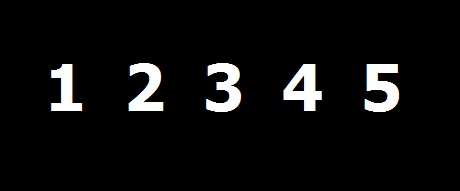
%> input picture Images/digits.jpg, 460 x 191 px
$ octave ImageProg10.m   (GNU Octave 9; MATLAB toolbox functions it lacks are replaced by stand-ins)
%> lines starting %> are read from the running program, lines starting %| are printed output that depends on the picture; in (x1, y1, x2, y2) boxes, pixels count from 0 and x2, y2 are one past the last pixel; in counts of white or black regions, pixels touching at a corner belong together; the program's own positions count from 1
clc; clear; close all
I=imread('digits.jpg');
%> I is the input picture: size 191x460x3 uint8; mean R, G, B 13.7, 13.7, 13.7
figure, imshow(I);
Ibw=im2bw(I);
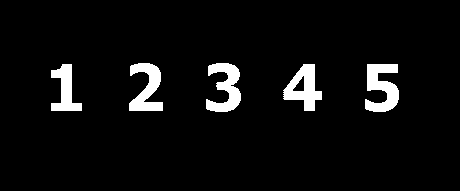
%> Ibw: size 191x460 logical; 5.3% white; 5 white regions, box (x1, y1, x2, y2) and area: (365, 64, 399, 112) 1051, (206, 63, 241, 112) 971, (283, 64, 322, 111) 958, (129, 63, 163, 111) 931, (51, 64, 82, 111) 760
R=regionprops(Ibw,'Centroid');
%> R = 5 regions; Centroid: [65.9 90.6], [147.3 89], [226.2 88.2], [304.7 88.6], [382.4 87.8]
n=length(R);
%> n = 5
figure, imshow(Ibw)
hold on

for i=1:n
	C=R(i).Centroid;
	plot(C(1),C(2),'ro','MarkerSize',15,'Markerfacecolor','y')
    pause(1);
end
%> this loop made 5 passes
%> C on passes 1 to 5: [65.86 90.62], [147.3 89], [226.2 88.24], [304.7 88.56], [382.4 87.84]
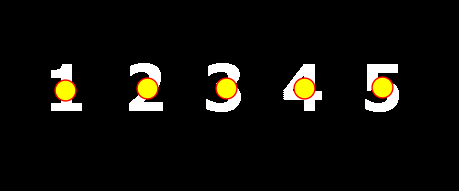
%> figure redrawn from the program's plot data

$ run again, with Images/B.jpg copied over Images/digits.jpg
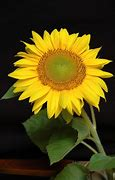
%> input picture Images/B.jpg, 115 x 180 px
%> I is the input picture: size 180x115x3 uint8; mean R, G, B 81.8, 70.7, 17.9
%> `Ibw=im2bw(I);`:
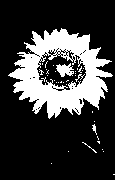
%> Ibw: size 180x115 logical; 23.6% white; 37 white regions (32 under 20 px), largest, box (x1, y1, x2, y2) and area: (8, 28, 113, 119) 4571, (56, 63, 74, 77) 153, (92, 124, 97, 135) 24, (75, 74, 85, 82) 22, (82, 142, 97, 153) 20
%> R = 37 regions; first 5, Centroid: [61.2 74.2], [41.8 72.8], [44.5 79.6], [43 64.5], [46.6 65]
%> n = 37
%> the loop `for i=1:n` made 37 passes
%> C on passes 1 to 8: [61.23 74.17], [41.83 72.75], [44.5 79.62], [43 64.5], [46.57 65], [47 70], [48.2 72.8], [48 76]
%> after the loop `for i=1:n`:
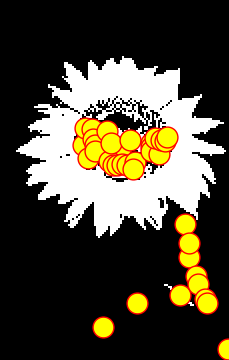
%> figure redrawn from the program's plot data; shown 2 times larger

$ run again, with Images/BWimage.jpg copied over Images/digits.jpg
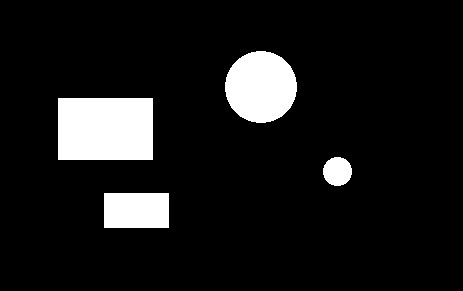
%> input picture Images/BWimage.jpg, 463 x 291 px
%> I is the input picture: size 291x463x3 uint8; min 0, max 255, mean 24.4
%> Ibw: size 291x463 logical; 9.6% white; 4 white regions, box (x1, y1, x2, y2) and area: (58, 98, 153, 160) 5890, (225, 51, 297, 123) 4050, (104, 193, 169, 228) 2275, (323, 157, 352, 186) 663
%> R = 4 regions; Centroid: [106 129.5], [137 211], [261.5 87.5], [338 172]
%> n = 4
%> the loop `for i=1:n` made 4 passes
%> after the loop `for i=1:n`:
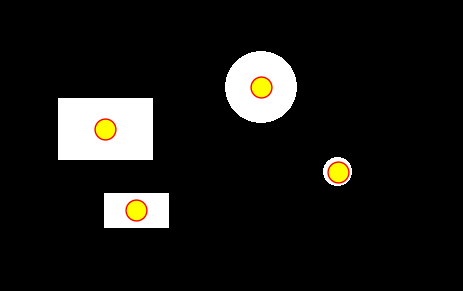
%> figure redrawn from the program's plot data
